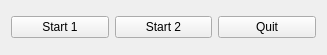
<?xml version="1.0" encoding="UTF-8"?>
<ui version="4.0">
 <class>MainWindow</class>
 <widget class="QMainWindow" name="MainWindow">
  <property name="geometry">
   <rect>
    <x>0</x>
    <y>0</y>
    <width>327</width>
    <height>55</height>
   </rect>
  </property>
  <property name="windowTitle">
   <string>MainWindow</string>
  </property>
  <widget class="QWidget" name="centralWidget">
   <layout class="QHBoxLayout" name="horizontalLayout">
    <item>
     <widget class="QPushButton" name="btnThread1">
      <property name="text">
       <string>Start 1</string>
      </property>
     </widget>
    </item>
    <item>
     <widget class="QPushButton" name="btnThread2">
      <property name="text">
       <string>Start 2</string>
      </property>
     </widget>
    </item>
    <item>
     <widget class="QPushButton" name="btnQuit">
      <property name="text">
       <string>Quit</string>
      </property>
     </widget>
    </item>
   </layout>
  </widget>
 </widget>
 <layoutdefault spacing="6" margin="11"/>
 <resources/>
 <connections>
  <connection>
   <sender>btnQuit</sender>
   <signal>clicked()</signal>
   <receiver>MainWindow</receiver>
   <slot>close()</slot>
   <hints>
    <hint type="sourcelabel">
     <x>247</x>
     <y>30</y>
    </hint>
    <hint type="destinationlabel">
     <x>246</x>
     <y>41</y>
    </hint>
   </hints>
  </connection>
 </connections>
</ui>
